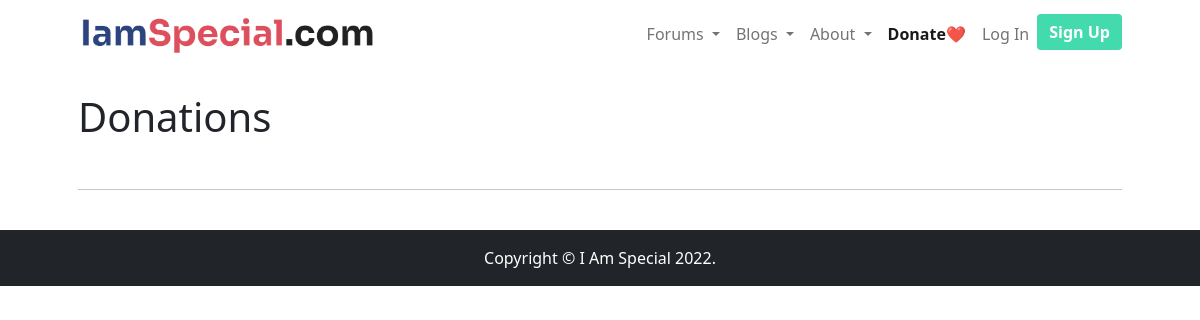
Before: /donate.php with the older database file.
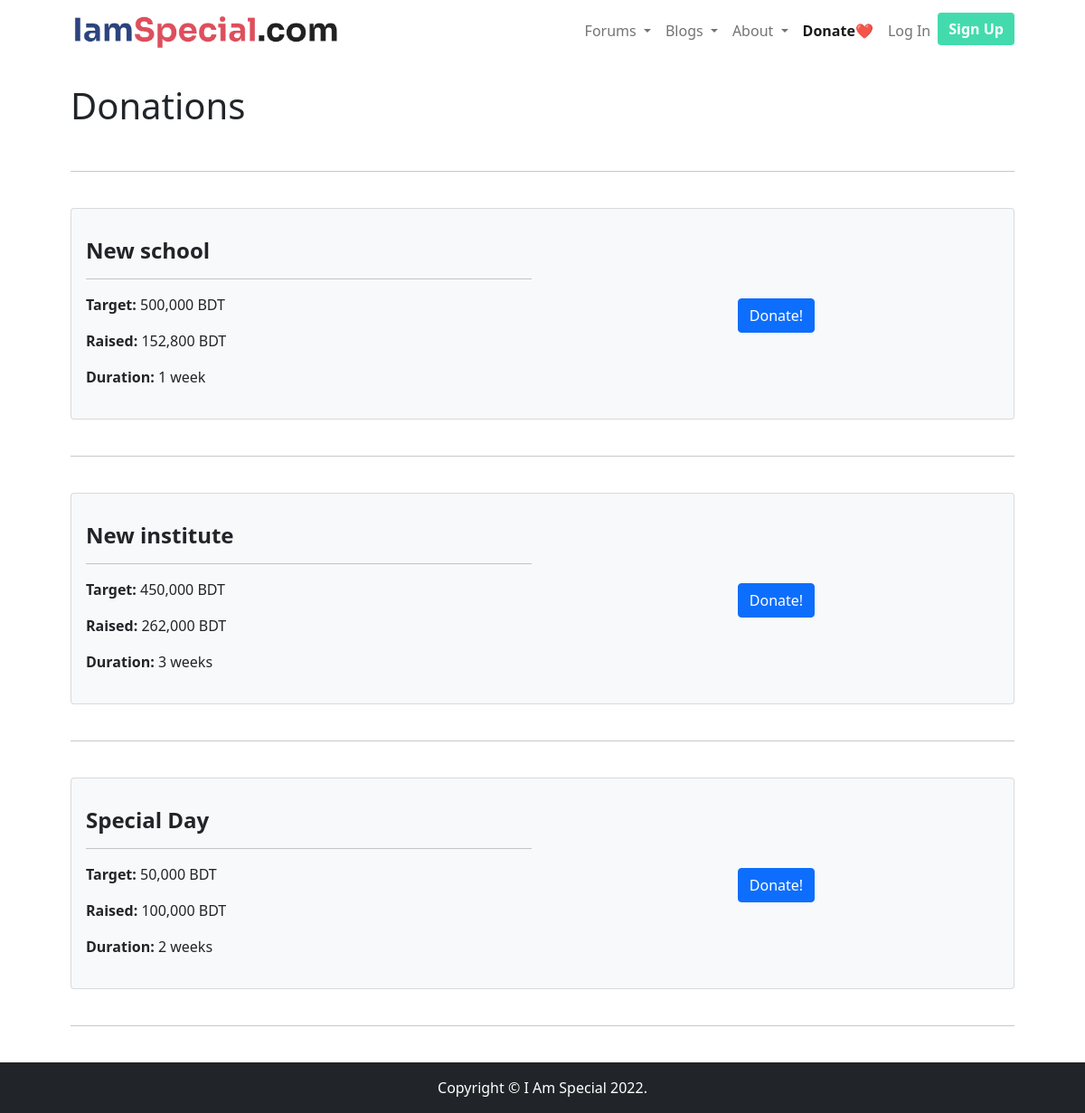
After: the same page with the newer database file.
### tables this page shows
CREATE TABLE `fundraisers` (
  `id` int(11) NOT NULL,
  `title` varchar(255) NOT NULL,
  `total_target` int(11) NOT NULL,
  `duration` varchar(255) NOT NULL,
  `complete` enum('T','F') NOT NULL DEFAULT 'F'
);

### includes/functions.php (called while the page is built, shortened)
<?php
function getDonations()
{
    global $connection;
    $sql = "SELECT * FROM fundraisers";
    $res = mysqli_query($connection, $sql) or die("Failed");
    return $res;
}
function getSumOfDonations($id)
{
    global $connection;
    $sql = "SELECT SUM(amount) total FROM orders WHERE fundraiser_id='$id'";
    $res = mysqli_query($connection, $sql) or die("Failed");
    if ($res) {
        return mysqli_fetch_assoc($res)["total"];
    }
}

### donate.php (the view, shortened to what this page needs)
<?php include "includes/components/header.php" ?>
<?php include "includes/components/navbar.php" ?>
<section class="pt-4">
    <div class="container px-lg-5">
        <h1>Donations</h1>
        <br>
        <hr>
        <br>
        <?php
        $fundraisers = getDonations();
        while ($row = mysqli_fetch_assoc($fundraisers)) {
            echo "
            <div class='card bg-light'>
                <div class='card-body'>
                    <div class='row'>
                        <div class='col-xl-6 col-md-4'>
                            <p><h4><strong>{$row['title']}</strong></h4></p>
                            <hr>
                            <p><strong>Target: </strong>" . number_format($row['total_target']) . " BDT</p>
                            <p><strong>Raised: </strong>" . number_format(getSumOfDonations($row['id'])) . " BDT</p>
                            <p><strong>Duration:</strong> {$row['duration']}</p>
                        </div>
                        <div style='text-align: center; align-items: center; justify-content: center; line-height: 200px; height: 200px;' class='col-xl-6 col-md-4'>
                            <a class='btn btn-primary' href='payment/example_hosted.php?title={$row['title']}&fund_id={$row['id']}'>Donate!</a>
                        </div>
                    </div>
                </div>
            </div>
            <br>
            <hr>
            <br>
            ";
        }
        ?>
    </div>
</section>
<?php include "includes/components/footer.php" ?>

### includes/components/header.php (shortened to what this page needs)
<?php include_once "includes/db.php" ?>
<?php include_once "includes/functions.php" ?>
<!DOCTYPE html>
<html lang="en">
<head>
    <link href="https://cdn.jsdelivr.net/npm/bootstrap-icons@1.4.1/font/bootstrap-icons.css" rel="stylesheet" />
    <link rel="stylesheet" href="https://cdnjs.cloudflare.com/ajax/libs/font-awesome/6.0.0/css/all.min.css" />
    <link rel="stylesheet" href="https://cdn.jsdelivr.net/npm/bootstrap@4.0.0/dist/css/bootstrap.min.css">
    <link href="css/styles.css" rel="stylesheet" />
</head>
<body>

### includes/components/navbar.php (shortened to what this page needs)
<nav class="navbar navbar-expand-lg navbar-light">
    <div class="container px-lg-5">
        <a class="navbar-brand" href="index.php"> <img width="300" src="images/resources/brand.png" alt="" srcset=""> </a>
        <div class="collapse navbar-collapse" id="navbarSupportedContent">
            <ul class="navbar-nav ms-auto mb-2 mb-lg-0">
                <li class="nav-item dropdown">
                    <a class="nav-link dropdown-toggle" href="#" id="navbarDropdown" role="button" data-toggle="dropdown" aria-haspopup="true" aria-expanded="false">
                        Forums
                    </a>
                </li>
                <li class="nav-item dropdown">
                    <a class="nav-link dropdown-toggle" href="#" id="navbarDropdown" role="button" data-toggle="dropdown" aria-haspopup="true" aria-expanded="false">
                        Blogs
                    </a>
                </li>
                <li class="nav-item dropdown">
                    <a class="nav-link dropdown-toggle" href="#" id="navbarDropdown" role="button" data-toggle="dropdown" aria-haspopup="true" aria-expanded="false">
                        About
                    </a>
                </li>
                <li class='nav-item'><a class='nav-link active' aria-current='page' href='donate.php'><strong>Donate❤️</strong></a></li>
                <?php
                if (isset($_SESSION["role"])) {
                    if ($_SESSION["role"] == 3) {
                        echo "<li class='nav-item'><a class='btn btn-primary' style='background-color: #43DBAD;border:none;' aria-current='page' href='bookings.php'><strong>Book an appointment</strong></a></li>";
                    } else {
                        echo "<li class='nav-item'><a class='btn btn-primary' style='background-color: #43DBAD;border:none;' aria-current='page' href='chat.php'><strong>Chats</strong></a></li>";
                    }
                    echo "
                    <li class='nav-item'><a class='nav-link active' aria-current='page' href='./admin/index.php'><strong>Dashboard</strong></a></li>
                    ";
                } else {
                    echo "
                    <li class='nav-item'><a class='nav-link' aria-current='page' href='login.php'>Log In</a></li>
                    <li class='nav-item'><a class='btn btn-primary' style='background-color: #43DBAD;border:none;' aria-current='page' href='signup.php'><strong>Sign Up</strong></a></li>
                    ";
                }
                ?>
            </ul>
        </div>
    </div>
</nav>

### includes/components/footer.php (shortened to what this page needs)
<footer class="py-3 bg-dark sticky-bottom">
    <div class="container">
        <p class="m-0 text-center text-white">Copyright &copy; I Am Special 2022.</p>
    </div>
</footer>
</body>
</html>

Changed rows visible on the page:
added fundraisers: title "New school", total_target "500,000", id "152,800", duration "1 week"
added fundraisers: title "New institute", total_target "450,000", id "262,000", duration "3 weeks"
added fundraisers: title "Special Day", total_target "50,000", id "100,000", duration "2 weeks"
